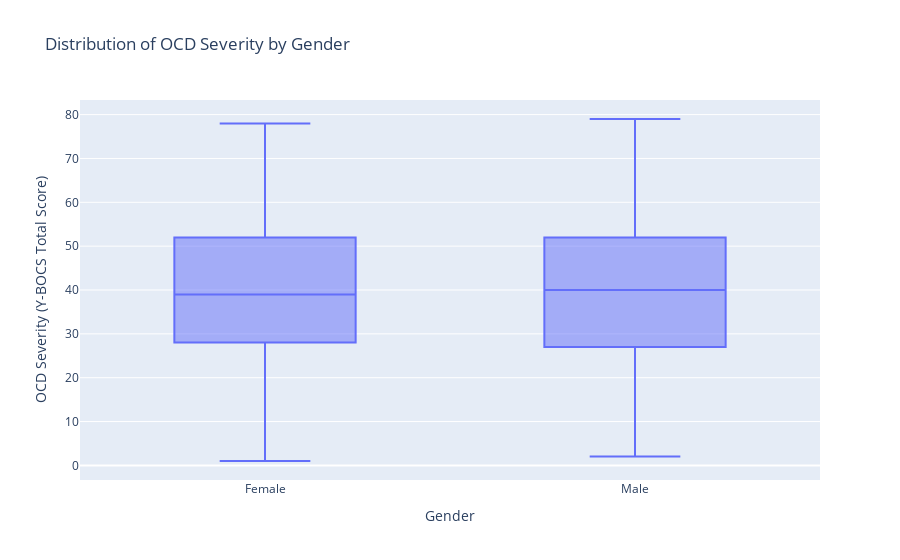

The cell this chart's notebook holds for it:
### Code cell
# Box plot for OCD severity (Total_Score) by Gender
fig3 = px.box(df, x='Gender', y='Total_Score', title='Distribution of OCD Severity by Gender',
              labels={'Total_Score': 'OCD Severity (Y-BOCS Total Score)', 'Gender': 'Gender'})
fig3.show()

### Figure 1 — Plotly figure (JSON) as saved in the notebook; plotly's stock layout.template omitted (floating-point values rounded to 4 significant figures; data arrays with more than 128 entries replaced by an {"elided": "..."} marker saying what was removed)
{"data": [{"alignmentgroup": "True", "hovertemplate": "Gender=%{x}<br>OCD Severity (Y-BOCS Total Score)=%{y}<extra></extra>", "legendgroup": "", "marker": {"color": "#636efa"}, "name": "", "notched": false, "offsetgroup": "", "orientation": "v", "showlegend": false, "type": "box", "x": {"elided": "1500 str values"}, "x0": " ", "xaxis": "x", "y": {"elided": "1500 int values"}, "y0": " ", "yaxis": "y"}], "layout": {"boxmode": "group", "legend": {"tracegroupgap": 0}, "title": {"text": "Distribution of OCD Severity by Gender"}, "xaxis": {"anchor": "y", "domain": [0, 1], "title": {"text": "Gender"}}, "yaxis": {"anchor": "x", "domain": [0, 1], "title": {"text": "OCD Severity (Y-BOCS Total Score)"}}}}
